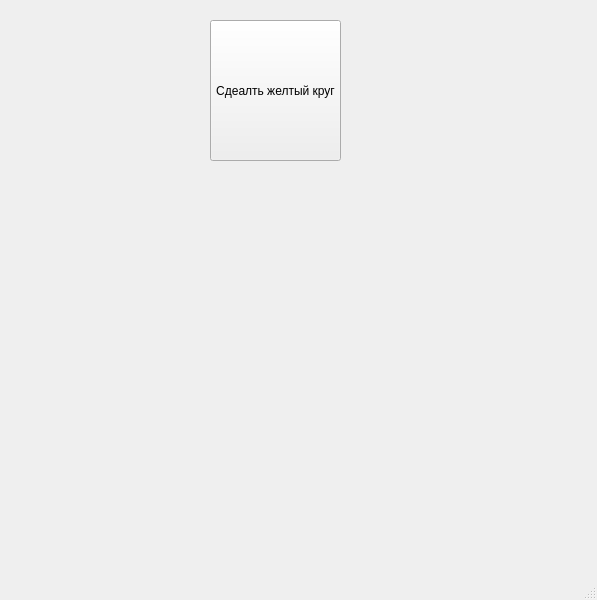
<?xml version="1.0" encoding="UTF-8"?>
<ui version="4.0">
 <class>MainWindow</class>
 <widget class="QMainWindow" name="MainWindow">
  <property name="geometry">
   <rect>
    <x>0</x>
    <y>0</y>
    <width>597</width>
    <height>600</height>
   </rect>
  </property>
  <property name="windowTitle">
   <string>MainWindow</string>
  </property>
  <widget class="QWidget" name="centralwidget">
   <widget class="QPushButton" name="pushButton">
    <property name="geometry">
     <rect>
      <x>210</x>
      <y>20</y>
      <width>131</width>
      <height>141</height>
     </rect>
    </property>
    <property name="text">
     <string>Сдеалть желтый круг</string>
    </property>
   </widget>
  </widget>
  <widget class="QMenuBar" name="menubar">
   <property name="geometry">
    <rect>
     <x>0</x>
     <y>0</y>
     <width>597</width>
     <height>21</height>
    </rect>
   </property>
  </widget>
  <widget class="QStatusBar" name="statusbar"/>
 </widget>
 <resources/>
 <connections/>
</ui>
